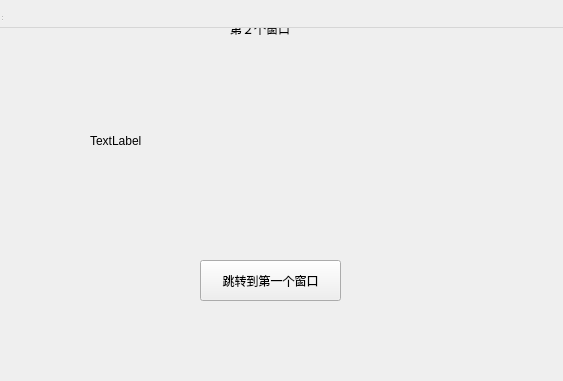
<?xml version="1.0" encoding="UTF-8"?>
<ui version="4.0">
 <class>SecondWin</class>
 <widget class="QWidget" name="SecondWin">
  <property name="geometry">
   <rect>
    <x>0</x>
    <y>0</y>
    <width>563</width>
    <height>381</height>
   </rect>
  </property>
  <property name="windowTitle">
   <string>SecondWin</string>
  </property>
  <widget class="QWidget" name="centralWidget" native="true">
   <property name="geometry">
    <rect>
     <x>0</x>
     <y>0</y>
     <width>561</width>
     <height>321</height>
    </rect>
   </property>
   <widget class="QLabel" name="label">
    <property name="geometry">
     <rect>
      <x>230</x>
      <y>20</y>
      <width>101</width>
      <height>17</height>
     </rect>
    </property>
    <property name="text">
     <string>第２个窗口</string>
    </property>
   </widget>
   <widget class="QLabel" name="movie">
    <property name="geometry">
     <rect>
      <x>90</x>
      <y>50</y>
      <width>381</width>
      <height>181</height>
     </rect>
    </property>
    <property name="text">
     <string>TextLabel</string>
    </property>
   </widget>
   <widget class="QPushButton" name="FirstWin">
    <property name="geometry">
     <rect>
      <x>200</x>
      <y>260</y>
      <width>141</width>
      <height>41</height>
     </rect>
    </property>
    <property name="text">
     <string>跳转到第一个窗口</string>
    </property>
   </widget>
  </widget>
  <widget class="QMenuBar" name="menuBar">
   <property name="geometry">
    <rect>
     <x>0</x>
     <y>0</y>
     <width>563</width>
     <height>28</height>
    </rect>
   </property>
  </widget>
  <widget class="QToolBar" name="mainToolBar">
   <property name="geometry">
    <rect>
     <x>0</x>
     <y>0</y>
     <width>8</width>
     <height>17</height>
    </rect>
   </property>
  </widget>
  <widget class="QStatusBar" name="statusBar">
   <property name="geometry">
    <rect>
     <x>0</x>
     <y>0</y>
     <width>3</width>
     <height>22</height>
    </rect>
   </property>
  </widget>
 </widget>
 <layoutdefault spacing="6" margin="11"/>
 <resources/>
 <connections/>
</ui>
